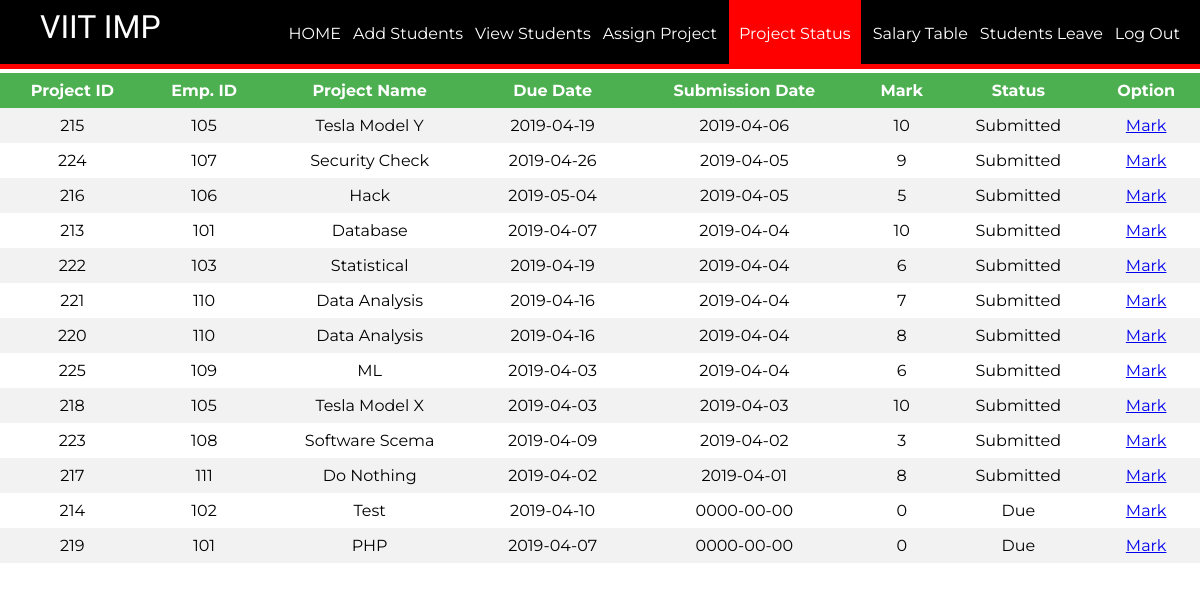
Before: /assignproject.php with the older database file.
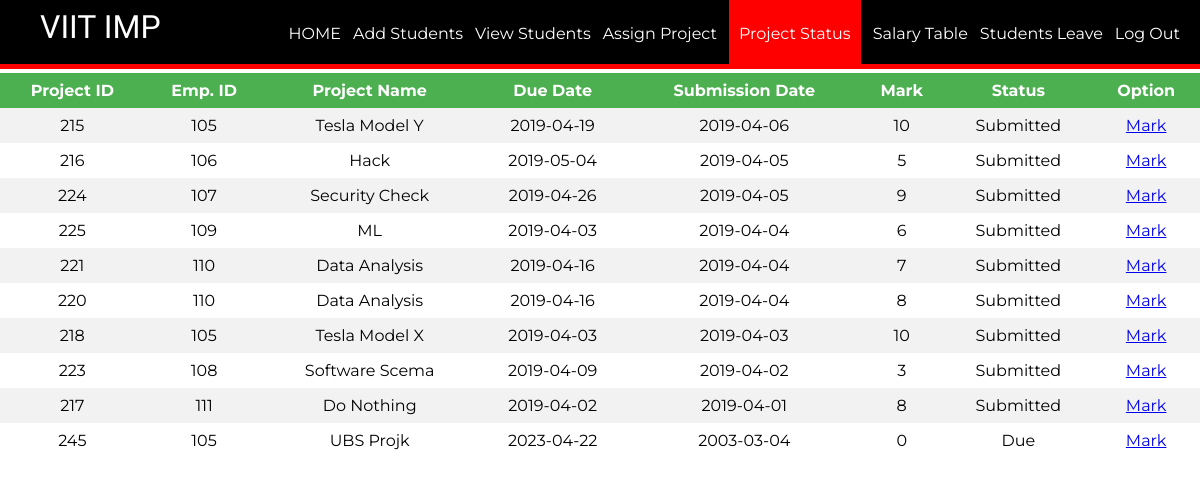
After: the same page with the newer database file.
### tables this page shows
CREATE TABLE `project` (
  `pid` int(11) NOT NULL,
  `eid` int(11) DEFAULT 101,
  `pname` varchar(100) DEFAULT NULL,
  `duedate` date DEFAULT '2003-03-04',
  `subdate` date DEFAULT '2003-03-04',
  `mark` int(11) DEFAULT 0,
  `status` varchar(50) DEFAULT 'Pending'
);

### assignproject.php (the view, shortened to what this page needs)
<?php
require_once ('process/dbh.php');
$sql = "SELECT * from `project` order by subdate desc";
$result = mysqli_query($conn, $sql);
?>
<html>
<head>
	<link rel="stylesheet" type="text/css" href="styleview.css">
</head>
<body>
	<header>
		<nav>
			<h1>VIIT IMP</h1>
			<ul id="navli">
				<li><a class="homeblack" href="aloginwel.php">HOME</a></li>
				<li><a class="homeblack" href="addemp.php">Add Students</a></li>
				<li><a class="homeblack" href="viewemp.php">View Students</a></li>
				<li><a class="homeblack" href="assign.php">Assign Project</a></li>
				<li><a class="homered" href="assignproject.php">Project Status</a></li>
				<li><a class="homeblack" href="salaryemp.php">Salary Table</a></li>
				<li><a class="homeblack" href="empleave.php">Students Leave</a></li>
				<li><a class="homeblack" href="alogin.html">Log Out</a></li>
			</ul>
		</nav>
	</header>
	<div class="divider"></div>
		<table>
			<tr>
				<th align = "center">Project ID</th>
				<th align = "center">Emp. ID</th>
				<th align = "center">Project Name</th>
				<th align = "center">Due Date</th>
				<th align = "center">Submission Date</th>
				<th align = "center">Mark</th>
				<th align = "center">Status</th>
				<th align = "center">Option</th>
			</tr>
			<?php
				while ($employee = mysqli_fetch_assoc($result)) {
					echo "<tr>";
					echo "<td>".$employee['pid']."</td>";
					echo "<td>".$employee['eid']."</td>";
					echo "<td>".$employee['pname']."</td>";
					echo "<td>".$employee['duedate']."</td>";
					echo "<td>".$employee['subdate']."</td>";
					echo "<td>".$employee['mark']."</td>";
					echo "<td>".$employee['status']."</td>";
					echo "<td><a href=\"mark.php?id=$employee[eid]&pid=$employee[pid]\">Mark</a>";
				}
			?>
		</table>
</body>
</html>

Changed rows visible on the page:
removed project: pid "213", eid "101", pname "Database", duedate "2019-04-07", subdate "2019-04-04", mark "10", status "Submitted"
removed project: pid "222", eid "103", pname "Statistical", duedate "2019-04-19", subdate "2019-04-04", mark "6", status "Submitted"
removed project: pid "214", eid "102", pname "Test", duedate "2019-04-10", subdate "0000-00-00", mark "0", status "Due"
removed project: pid "219", eid "101", pname "PHP", duedate "2019-04-07", subdate "0000-00-00", mark "0", status "Due"
shown differently, row unchanged: project "Hack": moves up the list
shown differently, row unchanged: project "ML": moves up the list
added project: pid "245", eid "105", pname "UBS Projk", duedate "2023-04-22", subdate "2003-03-04", mark "0", status "Due"
